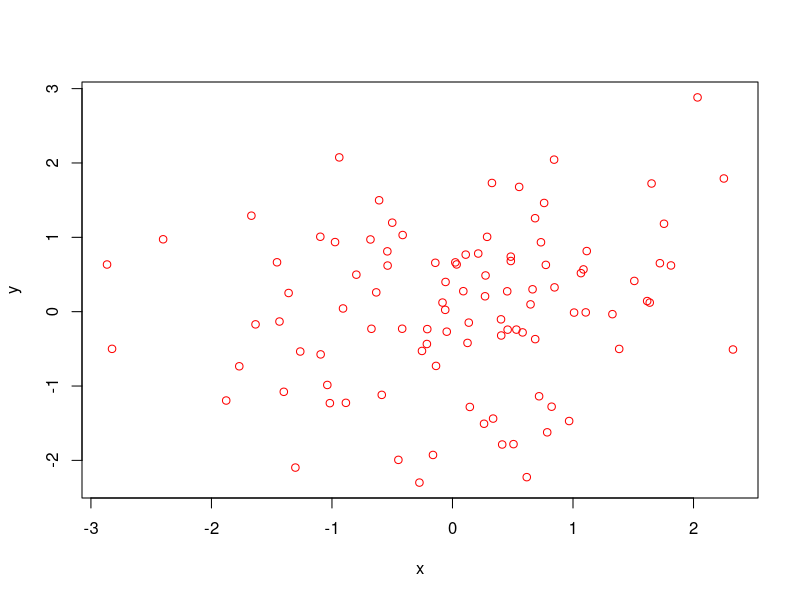

The R source for this figure:
## ---- chunk 1
knitr::opts_chunk$set(echo = TRUE)
knitr::opts_knit$set(root.dir = "C:/Users/Gebruiker/Desktop/demo_BRM1")
"set your working directory here"
## ---- chunk 2
# write your code here
getwd() # check working directory
rm(list=ls()) 
"You only need to remove the objects in your environment when you are working in R, not when you are knitting (it starts from an empty environment anyway)."
## ---- chunk 3
# here i create two random variables
x <- rnorm(100)
y <- rnorm(100)
# here i inspect these variables
summary(x)
summary(y)
# and plot them
plot(x,y, col="red")
## ---- chunk 4
# write your code here
## ---- chunk 5
# write your code here
## ---- chunk 6
question_1 <- function() {
  
  # write your code here
  # inspect number of observations in country using table()
  # inspect complete observations using na.omit() and nrow()
  # do this last step for each country 
  
  # ANSWER: print() number of missing observations in country 1
  # ANSWER: print() number of missing observations in country 2
}
question_1()
## ---- chunk 7
question_2_a <- function() {
  # write your code here
  # first create a cross tabulation using table
  # use print() around table to show in output below
  # then use cor to calculate the correlation between Q276 and Q276R
  # use complete.obs to exclude missings 
  # ANSWER: print the correlation 
}
question_2_a()
## ---- chunk 8
question_2_b <- function() {
  # write your code here
  # use indexing to calculate the correlation for men or women
  # use abs to get to the absolute difference
  # ANSWER: print absolute difference in correlation among men and women
}
question_2_b()
## ---- chunk 9
question_3_a <- function() {
  # write your code here
  # first inspect Q50 using summary
  # then inspect the standard deviation per country
  # mind the missings! here you do need to use na.rm=TRUE
  # ANSWER: print the standard deviation for country2
}
question_3_a()

## ---- chunk 10
question_3_b <- function() {
  # write your code here
  # ANSWER: use tapply to get the mean satisfaction per education level
}
question_3_b()

## ---- chunk 11
question_4 <- function() {
  # write your code here
  # use tapply to inspect how the countries differ on Q30
  # ANSWER: use tapply to see how countries differ on recoded education level
  # can you see a pattern?
}
question_4()
## ---- chunk 12
question_6_a <- function() {
  # write your code here
  # ANSWER: print the histogram of Q50
  # ANSWER: print the barplot of Q30
  # TIP: use print() around your commands so it is shown in output below
}
question_6_a()

## ---- chunk 13
question_6_b <- function() {
  # write your code here
  # ANSWER: perform either barplot or histogram depending on your answer under 5.
}
question_6_b()

## ---- chunk 14
par(mfrow=c(1,2))
question_7 <- function() {

  # write your code here
  # save each plot in another r object, named for instance p1 and p2
  # ANSWER1,2: use print() to output every plot you've created
}
question_7()

## ---- chunk 15
library(ggplot2)

question_8 <- function() {
  
  # write your code here
  # create a ggplot that is a scatterplot (just dots)
  # add regression lines using geom_point. 
  # save your ggplot in an r object named g1
  # make sure the dots and lines are colored by country
  # ANSWER; use print() to show this plot in output below
}
question_8()

